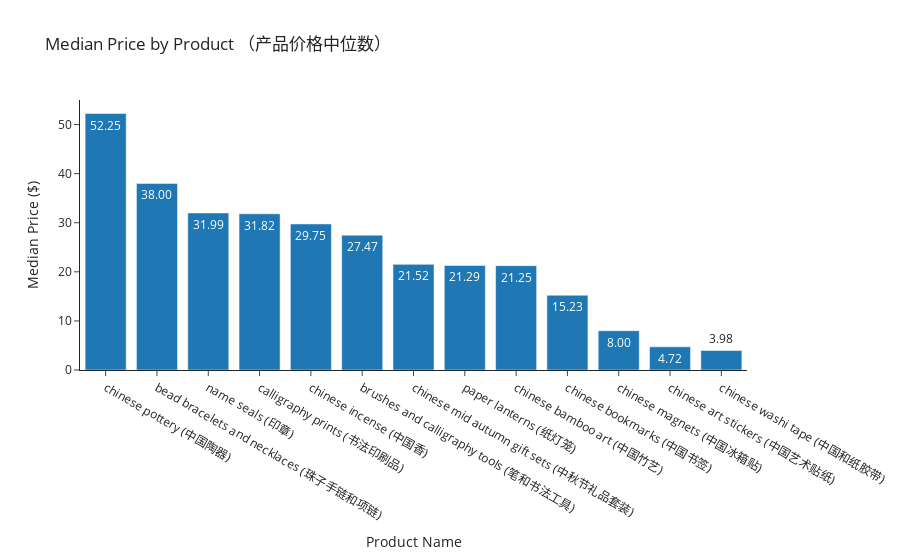

Notebook cell for this chart:
### Code cell
# Median price by product
fig = plot_bar_chart_plotly(
    all_product_data.groupby("product_name_chinese_name")
    .agg({"price": "median"})
    .reset_index(),
    x="product_name_chinese_name",
    y="price",
    title="Median Price by Product （产品价格中位数）",
    x_label="Product Name",
    y_label="Median Price ($)",
)

fig.show()

### Figure 1 — Plotly figure (JSON) as saved in the notebook; plotly's stock layout.template omitted (floating-point values rounded to 4 significant figures)
{"data": [{"name": "Price", "text": [52.25, 38, 31.99, 31.82, 29.75, 27.47, 21.52, 21.29, 21.25, 15.23, 8, 4.72, 3.98], "textposition": "auto", "texttemplate": "%{text:.2f}", "type": "bar", "x": ["chinese pottery (中国陶器)", "bead bracelets and necklaces (珠子手链和项链)", "name seals (印章)", "calligraphy prints (书法印刷品)", "chinese incense (中国香)", "brushes and calligraphy tools (笔和书法工具)", "chinese mid autumn gift sets (中秋节礼品套装)", "paper lanterns (纸灯笼)", "chinese bamboo art (中国竹艺)", "chinese bookmarks (中国书签)", "chinese magnets (中国冰箱贴)", "chinese art stickers (中国艺术贴纸)", "chinese washi tape (中国和纸胶带)"], "y": [52.25, 38, 31.99, 31.82, 29.75, 27.47, 21.52, 21.29, 21.25, 15.23, 8, 4.72, 3.98]}], "layout": {"title": {"text": "Median Price by Product （产品价格中位数）"}, "xaxis": {"title": {"text": "Product Name"}}, "yaxis": {"title": {"text": "Median Price ($)"}}}}
